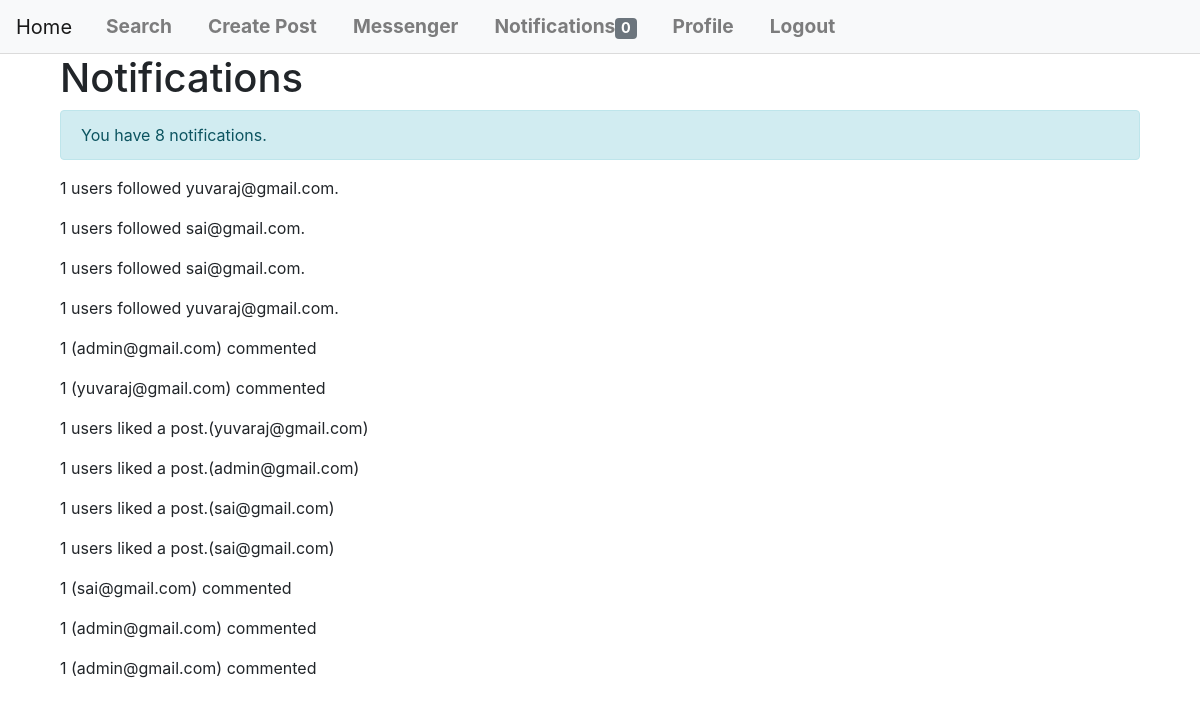
The app's page /notifications/ (signed in) with its own data.
### socialmediaapp/models.py (models this page shows, shortened)
class Notification(models.Model):
    user = models.ForeignKey(User, on_delete=models.CASCADE)
    likes = models.ManyToManyField(Like, blank=True)
    posts = models.ManyToManyField(Post, blank=True)
    follows = models.ManyToManyField(Follow, blank=True)
    comments = models.ManyToManyField(Comment, blank=True)
    read = models.BooleanField(default=False)
    created_date = models.DateTimeField(auto_now_add=True)
    class Meta:
        ordering = ('-created_date', )

class CustomUser(AbstractBaseUser,PermissionsMixin):
    email = models.EmailField(unique=True)
    first_name = models.CharField(max_length=30)
    last_name = models.CharField(max_length=30)
    is_active = models.BooleanField(default=True)
    is_staff = models.BooleanField(default=False)
    is_superuser = models.BooleanField(default=False)
    USERNAME_FIELD = 'email'
    REQUIRED_FIELDS = ['first_name', 'last_name']
    objects = CustomUserManager()

### socialmediaapp/views.py (the view)
# urls.py: path('notifications/', notifications, name='notifications'),
def notifications(request):
    user = request.user
    notifications = Notification.objects.all()
    notifications.update(read=True)
    unread_count = Notification.objects.filter(user=user, read=False).count()
    read_count = Notification.objects.filter(user=user, read=True).count()
    context = {
        'notifications': notifications,
        'unread_count': unread_count,
        'read_count':read_count,
    }
    return render(request, 'notifications.html', context)

### socialmediaapp/templates/notifications.html (shortened to what this page needs)
{% extends 'base.html' %}
{% block content %}
  <div class="container">
    <h1>Notifications</h1>
    <div class="alert alert-info">
      {% if unread_count %}
        You have {{ unread_count }} unread notifications.
      {% else %}
        You have {{read_count}} notifications.
      {% endif %}
    </div>
    <ul class="list-group">
        {% for notification in notifications %}
        <div class="notification">
            {% if notification.likes.all %}
                <p>{{ notification.likes.all|length }} users liked a post.({{notification.user.email}})</p>
            {% endif %}
            {% if notification.follows.all %}
                <p>{{ notification.follows.all|length }} users followed {{ notification.user.email }}.</p>
            {% endif %}
            {% if notification.comments.all %}
                <p>{{ notification.comments.all|length }} ({{notification.user.email}}) commented </p>
            {% endif %}
      {% empty %}
        <li class="list-group-item">No notifications to display.</li>
      {% endfor %}
    </ul>
  </div>
{% endblock %}

### socialmediaapp/templates/base.html (style rules this page uses)
* { margin: 0; padding: 0; box-sizing: border-box; }
.container { max-width: 935px; margin: 0 auto; }
body { font-family: -apple-system,BlinkMacSystemFont,"Segoe UI",Roboto,Helvetica,Arial,sans-serif; background-color: #fafafa; }

### records on screen
Notification: follows.all|length "1", user.email "yuvaraj@gmail.com"
Notification: follows.all|length "1", user.email "sai@gmail.com"
Notification: follows.all|length "1", user.email "sai@gmail.com"
Notification: follows.all|length "1", user.email "yuvaraj@gmail.com"
Notification: comments.all|length "1", user.email "admin@gmail.com"
Notification: comments.all|length "1", user.email "yuvaraj@gmail.com"
Notification: likes.all|length "1", user.email "yuvaraj@gmail.com"
Notification: likes.all|length "1", user.email "admin@gmail.com"
Notification: likes.all|length "1", user.email "sai@gmail.com"
Notification: likes.all|length "1", user.email "sai@gmail.com"
Notification: comments.all|length "1", user.email "sai@gmail.com"
Notification: comments.all|length "1", user.email "admin@gmail.com"
Notification: comments.all|length "1", user.email "admin@gmail.com"

### other values on screen
{{ notification.comments.all|length }} "0"
{{ read_count }} "8"
